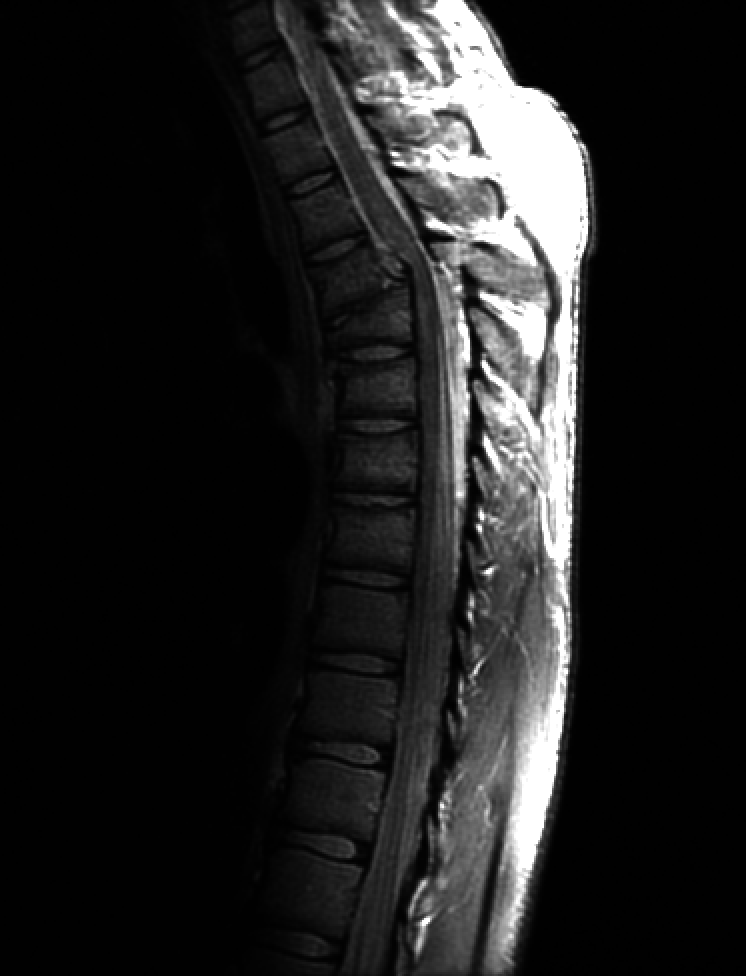
#> input picture images/gray/mri.tif, 746 x 976 px
$ python example_6_eq_histogram.py   (older library calls are emulated)
#> lines starting #> are read from the running program, lines starting #| are printed output that depends on the picture
### pai_basic/pai_io.py
'''
Created on Aug 1, 2019

@author: jsaavedr
io functions
'''
import skimage.io as skio
import numpy as np
import utils

def imread(filename, as_gray = False):
#> called with filename = '../images/gray/mri.tif', as_gray = True
    image = skio.imread(filename, as_gray = as_gray)
#> image is the input picture: shape (976, 746); min 0, max 255, mean 32.6
    if image.dtype == np.float64 :
        image = utils.to_uint8(image)
    return image

### pai_basic/utils.py
'''
pai_basic.basis module
A set of basic functions to operate on gray-scale images
@author: jsaavedr
'''
import numpy as np
import scipy.ndimage.filters as nd_filters

#to uint8
def to_uint8(image) :
    if image.dtype == np.float64 :
        image = image * 255
    image[image<0]=0
    image[image>255]=255
    image = image.astype(np.uint8, copy=False)
    return image

#get histogram of an image
def get_histogram(gray_im):
    h=np.zeros(256, dtype=np.float32)
    for i in range(gray_im.shape[0]):
        for j in range(gray_im.shape[1]):
            h[gray_im[i,j]]+=1.0
    return h
#----------------------------------------------
# [4 lines left out: function threshold, not called in this run]
#----------------------------------------------
#compute accum
def get_accum(histogram, length=256):
    accum=np.zeros(length)
    accum[0]=histogram[0]
    for i in range(1,length):
        accum[i]=accum[i-1]+histogram[i]
    return accum

#det otsu
# [22 lines left out: function get_threshold_otsu, not called in this run]

#equalization
def equalize_image(gray_im):
    h=get_histogram(gray_im)
    p = h / np.sum(h)
    accum=get_accum(p)
    imeq=np.zeros(gray_im.shape, np.float32)
    for i in range(imeq.shape[0]):
        for j in range(imeq.shape[1]):
            imeq[i,j]=255.0*accum[gray_im[i,j]]
    return to_uint8(imeq)

#gaussian  2D
# [48 lines left out: functions get_gaussian2d, constrast_stretching, add_gaussian_noise, get_magnitude, get_image_from_lsb, set_image_on_lsb, not called in this run]


### pai_basic/example_6_eq_histogram.py
'''
Created on Aug 6, 2019

@author: jsaavedr

Histogram equalization
'''
import matplotlib.pyplot as plt
import pai_io
import utils
import numpy as np

if __name__ == '__main__' :
    #filename ='../images/gray/im_3.tif'
    filename ='../images/gray/mri.tif'
    #filename = '../images/gray/Lowcontr.tif'
    #filename = '../images/gray/low_contraste_1.jpg'
    image=pai_io.imread(filename, as_gray = True)
    h = utils.get_histogram(image)
#> h = 256 values, max 407152 at index 1, min 0 at index 59, mean 2844.1
    im_eq = utils.equalize_image(image)
#> in equalize_image, `p = h / np.sum(h)`: p = 256 values, max 0.559 at index 1, min 0 at index 59, mean 0.00391
#> after the loop in get_accum, `for i in range(1,length):`: accum = 256 values from 0.0145 to 1
#> after the loop in equalize_image, `for i in range(imeq.shape[0]):`:
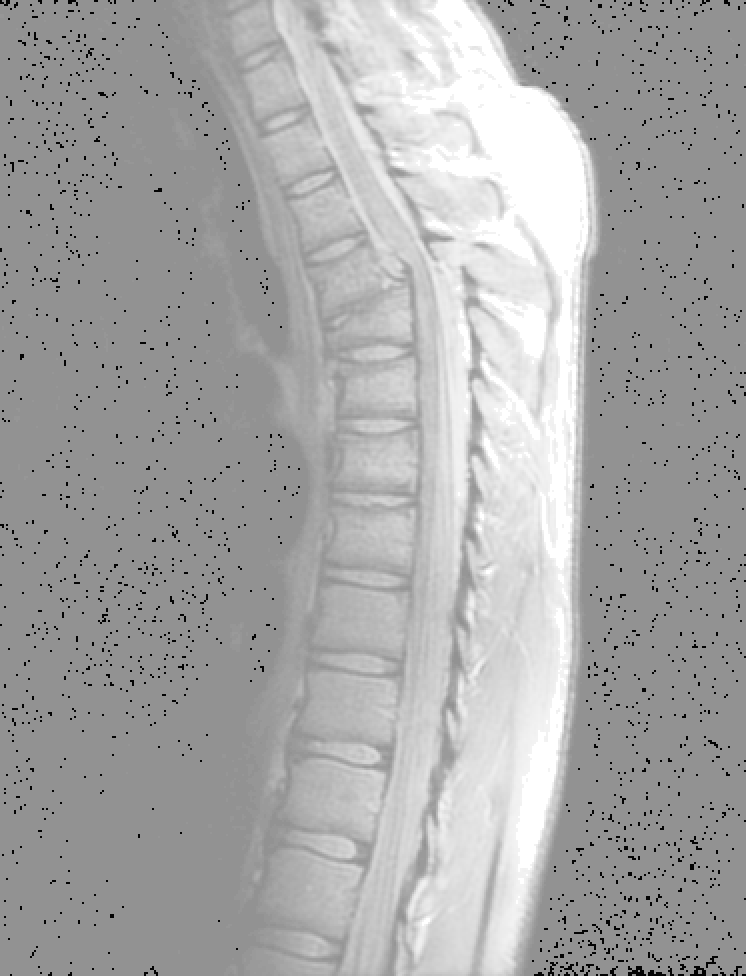
#> imeq: shape (976, 746) float32; min 3.71, max 255, mean 167.9
    h_eq = utils.get_histogram(im_eq)
#> h_eq = 256 values, max 407152 at index 146, min 0 at index 0, mean 2844.1
    fig, xs = plt.subplots(2,2)
    for i in range(2):
        xs[0,i].set_axis_off()
    xs[0,0].imshow(image, cmap = 'gray', vmin =0 , vmax=255)
    xs[0,0].set_title('Original')
    xs[0,1].imshow(im_eq, cmap = 'gray', vmin = 0, vmax = 255)
    xs[0,1].set_title('Equalized')
    xs[1,0].bar(x=np.arange(256), height = h)
    xs[1,1].bar(x=np.arange(256), height = h_eq)
    plt.show()
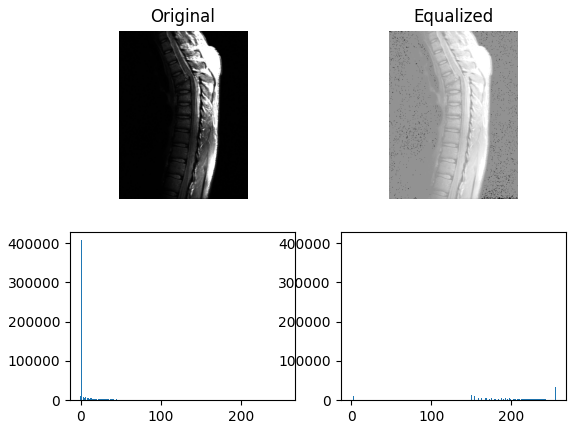
#> figure drawn by matplotlib, 4 panels; panel 3: tallest bar 407152 high, from x = 0.6 to 1.4; panel 4: tallest bar 407152 high, from x = 145.6 to 146.4

$ run again, with images/gray/Lowcontr.tif copied over images/gray/mri.tif
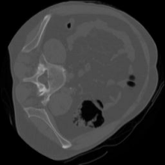
#> input picture images/gray/Lowcontr.tif, 165 x 165 px
#> in imread, image is the input picture: shape (165, 165); min 0, max 172, mean 55.2
#> `h = utils.get_histogram(image)`: h = 256 values, max 5583 at index 0, min 0 at index 157, mean 106.3
#> p = 256 values, max 0.205 at index 0, min 0 at index 157, mean 0.00391
#> after the loop in get_accum, `for i in range(1,length):`: accum = 256 values from 0.205 to 1
#> after the loop in equalize_image, `for i in range(imeq.shape[0]):`:
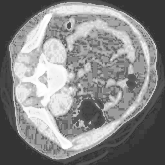
#> imeq: shape (165, 165) float32; min 52.29, max 255, mean 136.7
#> h_eq = 256 values, max 5583 at index 52, min 0 at index 0, mean 106.3
#> `plt.show()`:
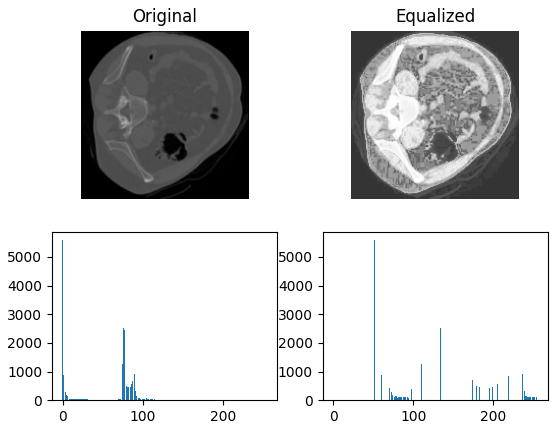
#> figure drawn by matplotlib, 4 panels; panel 3: tallest bar 5583 high, from x = -0.4 to 0.4; panel 4: tallest bar 5583 high, from x = 51.6 to 52.4
